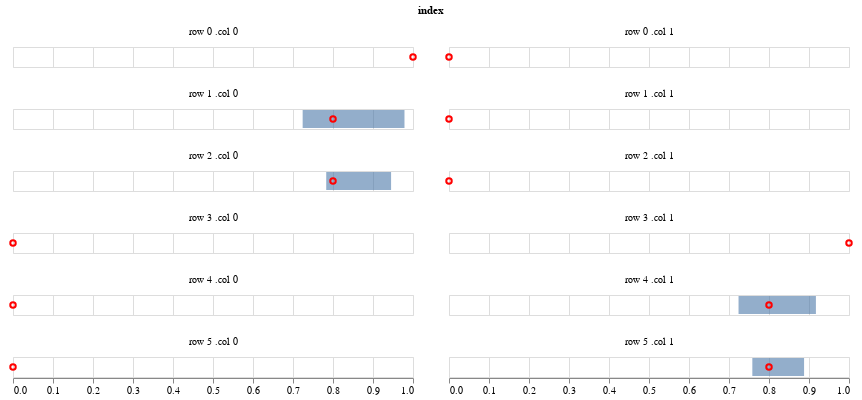

Source (notebook cell):
### Code cell
estimates = load_obj('beta_median', log_dir).reshape(20, 1, 6, 2)
get_credible_interval_beta(estimates)

### Figure 1 — Vega-Lite specification as saved in the notebook (floating-point values rounded to 4 significant figures)
{"config": {"view": {"continuousWidth": 400, "continuousHeight": 300}}, "data": {"name": "data-48af92973d6485c3407c99edec3f5c53"}, "facet": {"type": "nominal", "field": "index"}, "spec": {"layer": [{"mark": {"type": "bar", "opacity": 0.6}, "encoding": {"x": {"type": "quantitative", "field": "q1", "title": null}, "x2": {"field": "q2", "title": null}}}, {"mark": {"type": "point", "color": "red", "opacity": 1}, "encoding": {"x": {"type": "quantitative", "field": "data", "title": null}}}]}, "columns": 2, "$schema": "https://vega.github.io/schema/vega-lite/v4.8.1.json", "datasets": {"data-48af92973d6485c3407c99edec3f5c53": [{"row": 0, "col": 0, "q1": 1.0, "q2": 1.0, "data": 1.0, "index": "row 0 .col 0"}, {"row": 0, "col": 1, "q1": 0.0, "q2": 0.0, "data": 0.0, "index": "row 0 .col 1"}, {"row": 1, "col": 0, "q1": 0.7241, "q2": 0.9787, "data": 0.8, "index": "row 1 .col 0"}, {"row": 1, "col": 1, "q1": 0.0, "q2": 0.0, "data": 0.0, "index": "row 1 .col 1"}, {"row": 2, "col": 0, "q1": 0.7831, "q2": 0.9452, "data": 0.8, "index": "row 2 .col 0"}, {"row": 2, "col": 1, "q1": 0.0, "q2": 0.0, "data": 0.0, "index": "row 2 .col 1"}, {"row": 3, "col": 0, "q1": 0.0, "q2": 0.0, "data": 0.0, "index": "row 3 .col 0"}, {"row": 3, "col": 1, "q1": 1.0, "q2": 1.0, "data": 1.0, "index": "row 3 .col 1"}, {"row": 4, "col": 0, "q1": 0.0, "q2": 0.0, "data": 0.0, "index": "row 4 .col 0"}, {"row": 4, "col": 1, "q1": 0.7238, "q2": 0.9173, "data": 0.8, "index": "row 4 .col 1"}, {"row": 5, "col": 0, "q1": 0.0, "q2": 0.0, "data": 0.0, "index": "row 5 .col 0"}, {"row": 5, "col": 1, "q1": 0.7583, "q2": 0.8877, "data": 0.8, "index": "row 5 .col 1"}]}}
